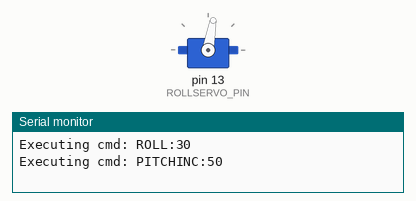
Simulated run of this sketch. Board: Arduino Uno, built with avr-gcc and run on an emulated ATmega328P. On the bench: servo, the last lines printed to the serial monitor.

Above: at 0.05 s.
At 6.25 s:
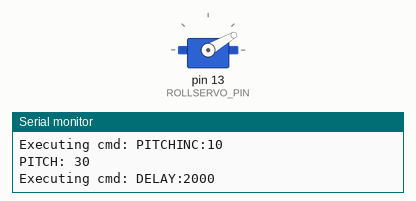
Timing chart, 0 to 8.2 s (numbered marks = the images above):
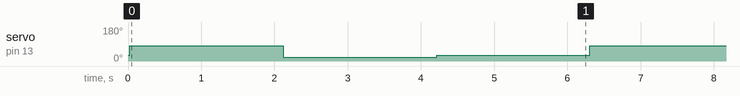

Measured:
- by itself, servo on pin 13 (ROLLSERVO_PIN): repeats every 6.3 s: 20° 2.1 s, 30° 2.1 s, 80° 2.1 s

The sketch:

AvionicsCommands.ino
```cpp
// Include library header files
#include <Servo.h>

// Define misc constants
const int LOOP_DELAY = 20;

// Configure constants for I/O pin numbers
const int NAV_LED_PIN = 8;

const int ROLLSERVO_PIN = 13;
Servo rollServo;

const int ROLL_MAX = 170;
const int ROLL_MIN = 10;

int PitchPos = 30;

// Define command names
const char CMD_NOP[]    = "NOP";
const char CMD_ROLL[]   = "ROLL";
const char CMD_PITCH[]  = "PITCH";
const char CMD_PITCHDEC[]  = "PITCHDEC";
const char CMD_PITCHINC[]  = "PITCHINC";
const char CMD_NAVLED[] = "NAVLED";
// Simulation-only commands
const char CMD_DELAY[] = "DELAY";
const char CMD_HALT[] = "HALT";
const char CMD_REPEAT[] = "REPEAT";

// Simulation commands
const bool USE_SIMULATED_COMMANDS = true;
int cmdNdx = 0;
String COMMANDS[] = {
  "ROLL:30",
  "PITCHINC:50",
  "DELAY:2000",
  "NAVLED:ON",
  "ROLL:150",
  "PITCHDEC:60",
  "DELAY:2000",
  "NAVLED:OFF",
  "ROLL:15",
  "PITCHINC:10",
  "DELAY:2000",
  "REPEAT"
};

void setup() {
  // Configure Serial
  Serial.begin(9600);

  // Configure MotorLeft
  // Configure MotorRight
  // Configure RollServo
  rollServo.attach(ROLLSERVO_PIN, 1000, 2000);
  rollServo.write(PitchPos);
  pinMode(ROLLSERVO_PIN, OUTPUT);
  // Configure RuddervatorServo
  // Configure NavLights
}

void loop() {
  String cmd = getCommand();
  executeCommand(cmd);
  Serial.flush();
  // delay(LOOP_DELAY);
}

// This a "simulation" implementation of getCommand
String getCommand() {
  String cmd;
  if (USE_SIMULATED_COMMANDS) {
    cmd = getSimulatedCommand();
  }
  else {
    cmd = getCommandSerial();
  }

  return cmd;
}

String getSimulatedCommand() {
  String cmd = COMMANDS[cmdNdx];

  if (cmd == CMD_HALT) {
    return CMD_NOP;
  }
  else {
    cmdNdx++;
  }

  return cmd;
}

String getCommandSerial() {
  String cmd;
  int ch;

  if (Serial.available() > 0) {
    ch = Serial.read();
    // Serial.print("read input ");
    // Serial.println(ch);

    if (ch == 'w') {
      cmd = CMD_PITCHINC;
      cmd.concat(":4");
    }
    else if (ch == 's') {
      cmd = CMD_PITCHDEC;
      cmd.concat(":4");
    }
  }
  else {
    cmd = CMD_NOP;
  }

  return cmd;
}

void executeCommand(String command) {
  String cmdName;
  String cmdValueStr;

  // Look for the separator ":" which separates the command name from the command value.
  int ndxSeparator = command.indexOf(":");
  if (ndxSeparator != -1) {
    // If the command contains both a command and a value, separate out the command name and value.
    cmdName = command.substring(0, ndxSeparator);
    if (command.length() > ndxSeparator + 1) {
      cmdValueStr = command.substring(ndxSeparator + 1);
    }
  }
  else {
    // If there is no separator then then command does not specify a value
    cmdName = command;
  }

  // Execute the command
  if (cmdName == CMD_NOP) {
    // Nothing to do
    return;
  }

  Serial.print("Executing cmd: ");
  Serial.println(command);

  if (cmdName == CMD_ROLL) {
    int rollValue = cmdValueStr.toInt();
    // command RollServo to rollValue
  }
  else if (cmdName == CMD_PITCHDEC) {
    int decValue = cmdValueStr.toInt();
    // command RollServo to rollValue
    if (PitchPos - decValue >= ROLL_MIN) {
      PitchPos -= decValue;
      rollServo.write(PitchPos);
      Serial.print("PITCH: ");
      Serial.println(PitchPos);
    }
    else {
      Serial.println("PITCH: MIN LIMIT");
    }
  }
  else if (cmdName == CMD_PITCHINC) {
    int incValue = cmdValueStr.toInt();
    // command RollServo to rollValue
    if (PitchPos + incValue <= ROLL_MAX) {
      PitchPos += incValue;
      rollServo.write(PitchPos);
      Serial.print("PITCH: ");
      Serial.println(PitchPos);
    }
    else {
      Serial.println("PITCH: MAX LIMIT");
    }
  }
  else if (cmdName == CMD_NAVLED) {
    if (cmdValueStr == "ON") {
      digitalWrite(NAV_LED_PIN, HIGH);
    }
    else {
      digitalWrite(NAV_LED_PIN, LOW);
    }
  }
  else if (cmdName == CMD_DELAY) {
    int millisecs = cmdValueStr.toInt();
    delay(millisecs);
  }
  else if (cmdName == CMD_REPEAT) {
    cmdNdx = 0;
  }
  else {
    Serial.print("ERROR command not recognized: ");
    Serial.println(cmdName);
  }
}
```
